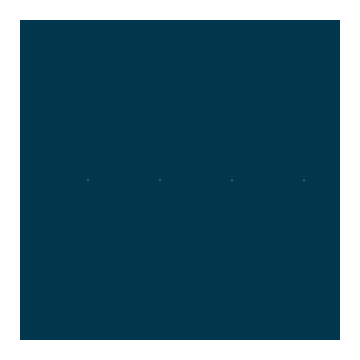
Frame 1 (no input)
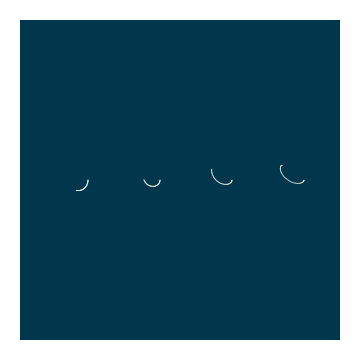
Frame 60 (no input)
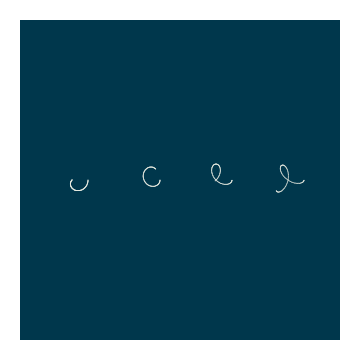
Frame 120 (the mouse pressed at the canvas centre since frame 60)

The p5.js sketch that drew these frames (run headless with seeded random() and noise() and a simulated clock; from frame 60 on, the mouse is pressed at the canvas centre):

// p5.js sketch
// ── sketch.js
var radius;
var theta;
var k = 5;
var n = 5;
var garden = new Array(n);

function setup() {
  smooth();
  createCanvas(360, 360);
  background("#00374C");
  theta = 0;
  radius = (width/(2*n))-20;
  for (var i = 1; i < n; i++) {
        garden[i] = new Rhodenea(i*width/n, 2*i/3);
        console.log(garden[i]);
    }
}

function draw() {
  for (var i = 1; i < n; i++) {
    garden[i].display();
    garden[i].update();
  }
}

function Rhodenea(x, k) {
  this.display = function() {
    noStroke();
    fill("#E8EBE1");
    push();
    translate(x, width/2);
    ellipse(radius*cos(k*theta)*cos(theta),
            radius * cos(k * theta) * sin(theta), 1, 1);
    pop();
    noFill();
    stroke(255);
    strokeWeight(40);
    rect(0, 0, width, height);
  }

  this.update = function() {
    if (theta < 16*PI) {
      theta += 0.005;
    }
  }

}
